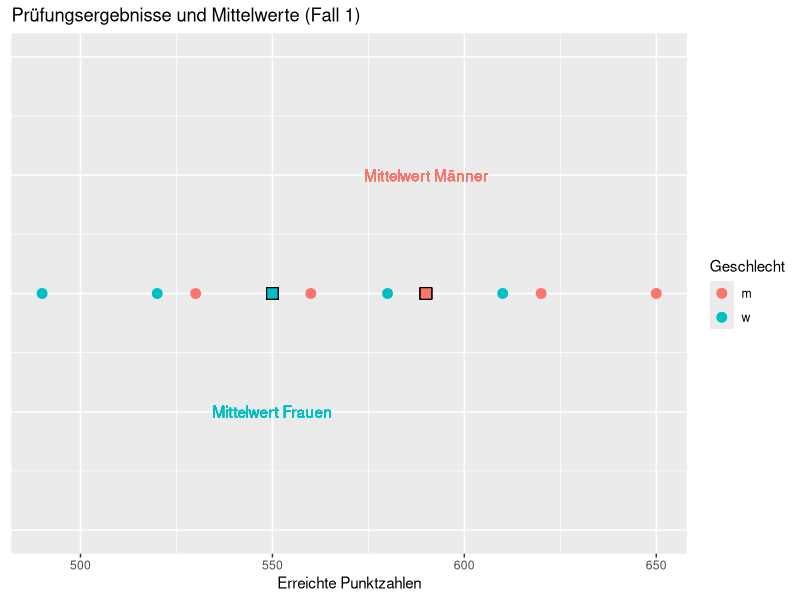
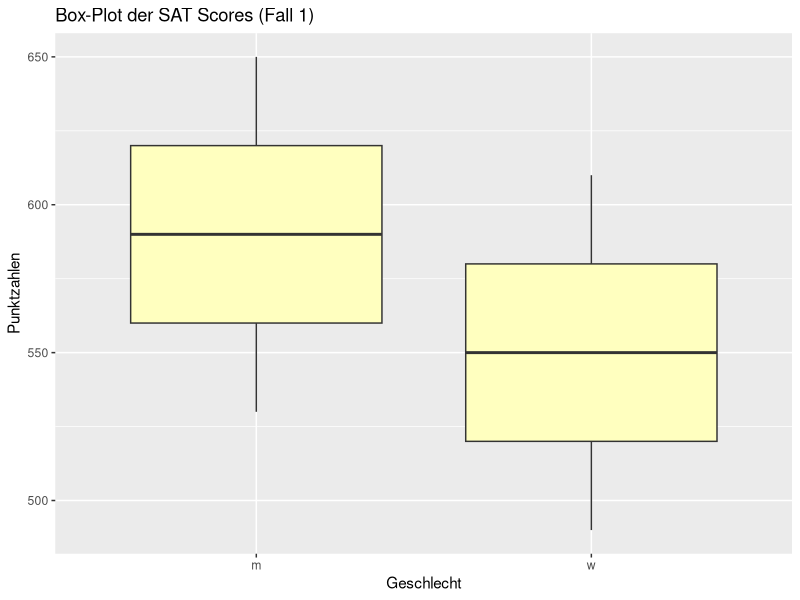
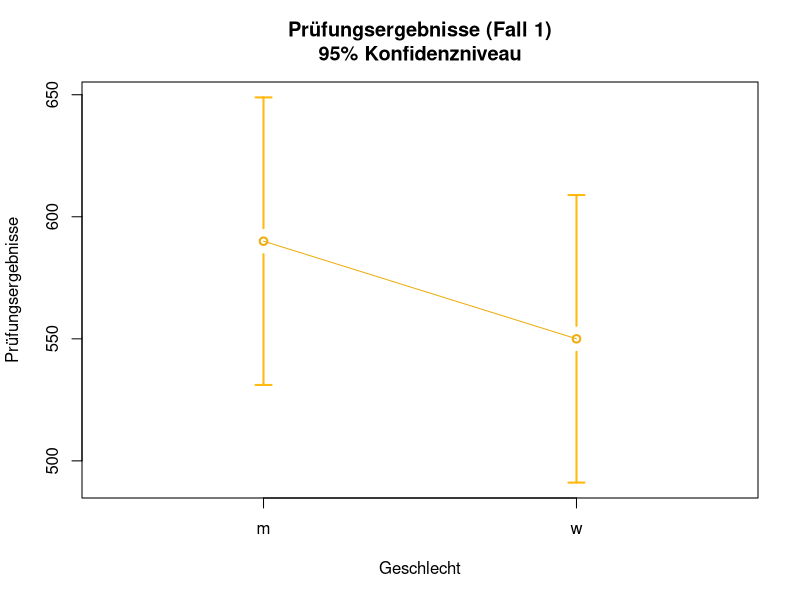
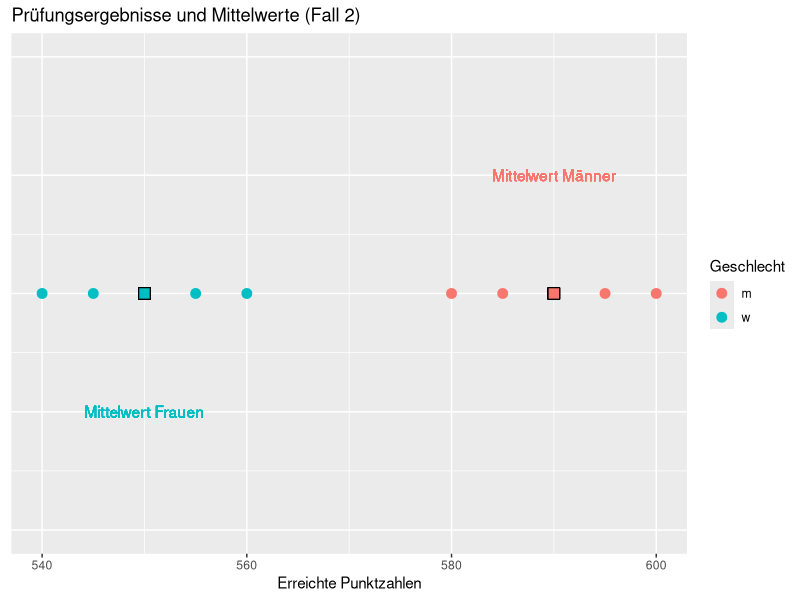
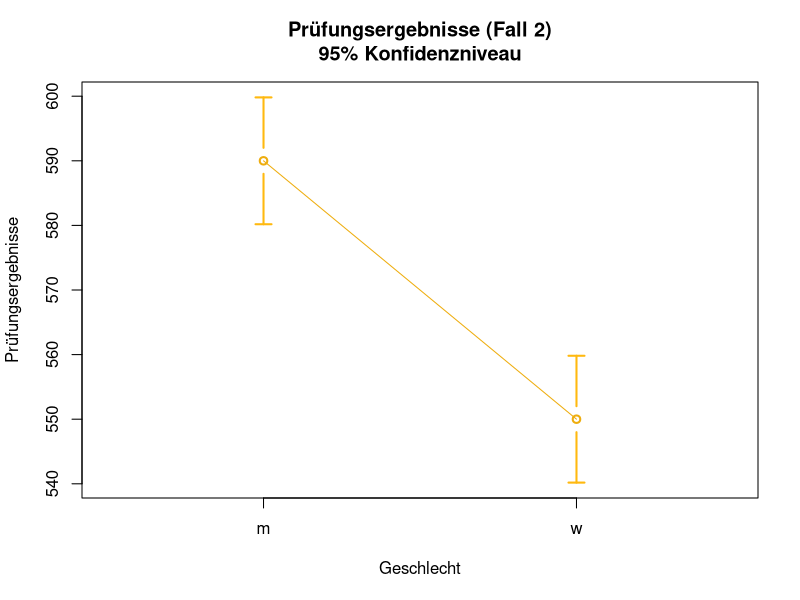
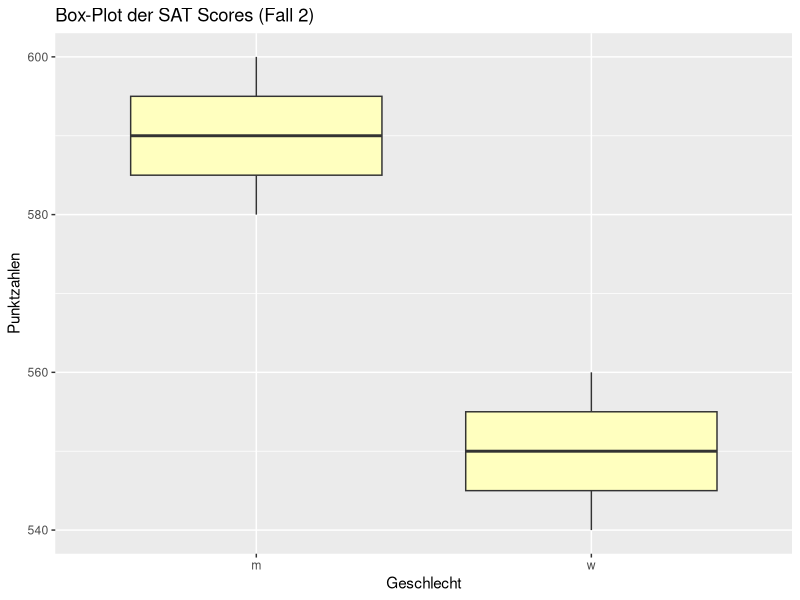
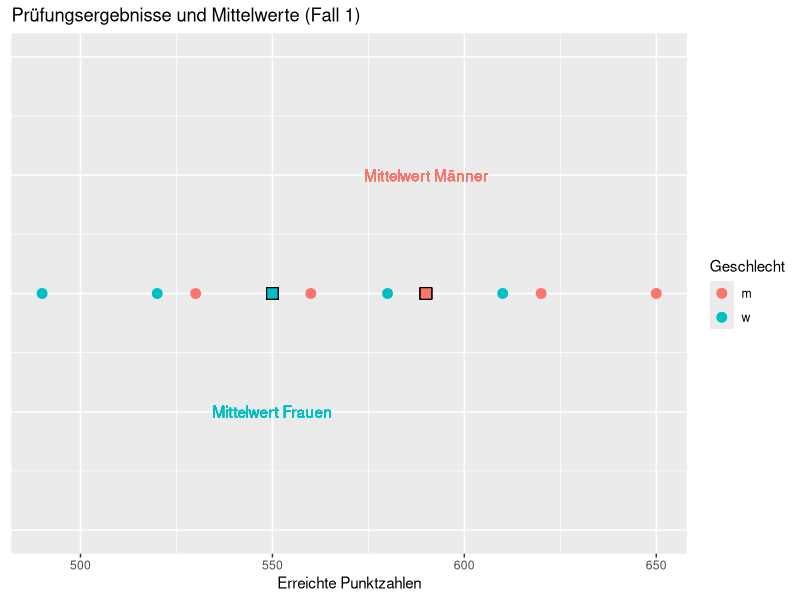
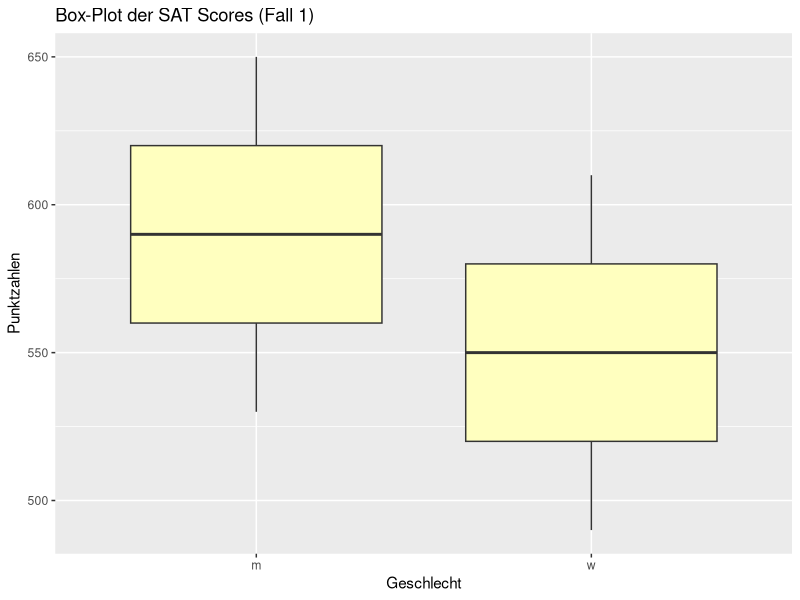

Here is the R script that generated these plots, in order: (Note: this script raises an error after producing the figures.)
## ---- chunk 1
knitr::opts_chunk$set(echo = FALSE)
library(knitr)
library(kableExtra)
suppressPackageStartupMessages(library(dplyr))
library(tidyverse)

# Die ersten 4 Default-Farben aus ggplot2
library(scales)
defColors <- hue_pal()(4)

library(RColorBrewer)
myPalette <- brewer.pal(5, "RdYlGn")

# Library für die Funktion plotmeans
library(gplots)

# Ausgabe von double-Werte mit  zwei Stellen hinter dem Komma
options(digits=4)
## ---- chunk 2
satscorefemale1 <- c(490, 520, 550, 580, 610)
satscoremale1 <- c(530, 560, 590, 620, 650)

scores1 <- c(490, 520, 550, 580, 610, 530, 560, 590, 620, 650)
satlevels <- as.factor(c("w", "w", "w", "w", "w",
                          "m", "m", "m", "m", "m"))

satscores1 <- tibble(response=scores1,
                     treatment=satlevels)

scores2 <- c(540, 545, 550, 555, 560, 580, 585, 590, 595, 600)

satscores2 <- tibble(response=scores2,
                     treatment=satlevels)
## ---- chunk 3
kable(satscores1,
        align="l",
        caption="Tabelle 1: Die Prüfungsergebnisse als tibble",
        col.names=c("Punktzahl", "Geschlecht")) %>%
      kable_styling(bootstrap_options = c("striped", "condensed"), 
                full_width = T, 
                position = "center")
## ---- chunk 4
agg1 <- satscores1 %>%
  group_by(treatment) %>%
  summarize(Mittelwerte=mean(response),
            Standardabweichungen=sd(response),
            .groups="keep")
## ---- chunk 5
kable(satscores2,
        align="l",
        caption="Tabelle 2: Die alternativen Prüfungsergebnisse als tibble",
        col.names=c("Punktzahl", "Geschlecht")) %>%
      kable_styling(bootstrap_options = c("striped", "condensed"), 
                full_width = T, 
                position = "center")

agg2 <- satscores2 %>%
  group_by(treatment) %>%
  summarize(Mittelwerte=mean(response),
            Standardabweichungen=sd(response),
            .groups="keep")
## ---- chunk 6
ggplot(satscores1, aes(x=response)) +
  geom_point(aes(y=0, color=treatment), size=3) + 
  geom_point(x=550, y=0, fill=defColors[3], size=4, shape=22) + 
  geom_point(x=590, y=0, fill=defColors[1], size=4, shape=22) +
  geom_text(x=550, y=-0.05, label="Mittelwert Frauen", 
            color=defColors[3], hjust="center") +
  geom_text(x=590, y=0.05, label="Mittelwert Männer", 
            color=defColors[1], hjust="center") +
  scale_y_continuous(limits=c(-0.1, 0.1)) +
  labs(
    title="Prüfungsergebnisse und Mittelwerte (Fall 1)", 
    x="Erreichte Punktzahlen"
  ) +  
  theme(axis.title.y=element_blank(),
        axis.text.y=element_blank(), 
        axis.ticks.y=element_blank()) +
  guides(color=guide_legend(title="Geschlecht"))

ggsave(filename="satscore1.png", plot=last_plot(), device="png",
       path="images/", width=16, height=9, units="cm")
## ---- chunk 7
ggplot(data=satscores1) +
  geom_boxplot(mapping=aes(x = treatment, y = response), fill=myPalette[3]) +
  labs(
    title="Box-Plot der SAT Scores (Fall 1)", 
    x="Geschlecht", 
    y="Punktzahlen"
  ) +
  theme(legend.position = "none")

ggsave(filename="satscorebox1.png", plot=last_plot(), device="png",
       path="images/", width=16, height=9, units="cm")
## ---- chunk 8
plotmeans(response ~ treatment, data=satscores1,
          xlab="Geschlecht",
          ylab='Prüfungsergebnisse',
          col="darkgoldenrod2",
          n.label=FALSE,
          use.t=TRUE,
          barwidth=2,
          barcol="darkgoldenrod1",
          main='Prüfungsergebnisse (Fall 1)\n95% Konfidenzniveau')

png(filename="images/satscore1pmeans.png", 
    width = 16, height = 9, units="cm",
    res=300)

plotmeans(response ~ treatment, data=satscores1,
          xlab="Geschlecht",
          ylab='Prüfungsergebnisse',
          col="darkgoldenrod2",
          n.label=FALSE,
          use.t=TRUE,
          barwidth=2,
          barcol="darkgoldenrod1",
          main='Prüfungsergebnisse (Fall 1)\n95% Konfidenzniveau')

invisible(dev.off())
## ---- chunk 9
ggplot(satscores2, aes(x=response)) +
  geom_point(aes(y=0, color=treatment), size=3) + 
  geom_point(x=550, y=0, fill=defColors[3], size=4, shape=22) + 
  geom_point(x=590, y=0, fill=defColors[1], size=4, shape=22) +
  geom_text(x=550, y=-0.05, label="Mittelwert Frauen", 
            color=defColors[3], hjust="center") +
    geom_text(x=590, y=0.05, label="Mittelwert Männer", 
              color=defColors[1], hjust="center") +
    scale_y_continuous(limits=c(-0.1, 0.1)) +
  labs(
    title="Prüfungsergebnisse und Mittelwerte (Fall 2)", 
    x="Erreichte Punktzahlen"
  ) +  
  theme(axis.title.y=element_blank(),
        axis.text.y=element_blank(), 
        axis.ticks.y=element_blank()) +
  guides(color=guide_legend(title="Geschlecht"))

ggsave(filename="satscore2.png", plot=last_plot(), device="png",
       path="images/", width=16, height=9, units="cm")
## ---- chunk 10
plotmeans(response ~ treatment, data=satscores2,
          xlab="Geschlecht",
          ylab='Prüfungsergebnisse',
          col="darkgoldenrod2",
          n.label=FALSE,
          use.t=TRUE,
          barwidth=2,
          barcol="darkgoldenrod1",
          main="Prüfungsergebnisse (Fall 2)\n95% Konfidenzniveau")

png(filename="images/satscore2pmeans.png", 
    width = 16, height = 9, units="cm",
    res=300)

plotmeans(response ~ treatment, data=satscores2,
          xlab="Geschlecht",
          ylab='Prüfungsergebnisse',
          col="darkgoldenrod2",
          n.label=FALSE,
          use.t=TRUE,
          barwidth=2,
          barcol="darkgoldenrod1",
          main="Prüfungsergebnisse (Fall 2)\n95% Konfidenzniveau")

invisible(dev.off())
## ---- chunk 11
ggplot(data=satscores2) +
  geom_boxplot(mapping=aes(x = treatment, y = response), fill=myPalette[3]) +
  labs(
    title="Box-Plot der SAT Scores (Fall 2)", 
    x="Geschlecht", 
    y="Punktzahlen"
  ) +
  theme(legend.position = "none")

ggsave(filename="satscorebox2.png", plot=last_plot(), device="png",
       path="images/", width=16, height=9, units="cm")
## ---- chunk 12
t.test(response~treatment, data=satscores1,
                 paired=FALSE,
                 alternative="two.sided",
                 var.equal=TRUE)
## ---- chunk 13
t.test(response~treatment, data=satscores2,
                 paired=FALSE,
                 alternative="two.sided",
                 var.equal=TRUE)
## ---- chunk 14
n1 <- 5
n2 <- 5
ybar<- 0.5*(agg2$Mittelwerte[1] + agg2$Mittelwerte[2])
sst <- n1*(agg2$Mittelwerte[1]-ybar)**2 + n2*(agg2$Mittelwerte[2]-ybar)**2
## ---- chunk 15
sse1 <- satscores2$response[1:5]
sse1 <- sse1 - agg2$Mittelwerte[2]
sse1Sum <- sum(sse1**2)

sse2 <- satscores2$response[6:10]
sse2 <- sse2 - agg2$Mittelwerte[1]
sse2Sum <- sum(sse1**2)

sse <- sse1Sum+sse2Sum
## ---- chunk 16
mst <- sst
mse <- sse/8
fvalue <- mst/mse
## ---- chunk 17
fquant <- qf(0.95, 1, 8)
## ---- chunk 18
aovfit1 <- aov(response~treatment, data=satscores1)
summary(aovfit1)
## ---- chunk 19
aovfit2 <- aov(response~treatment, data=satscores2)
summary(aovfit2)
